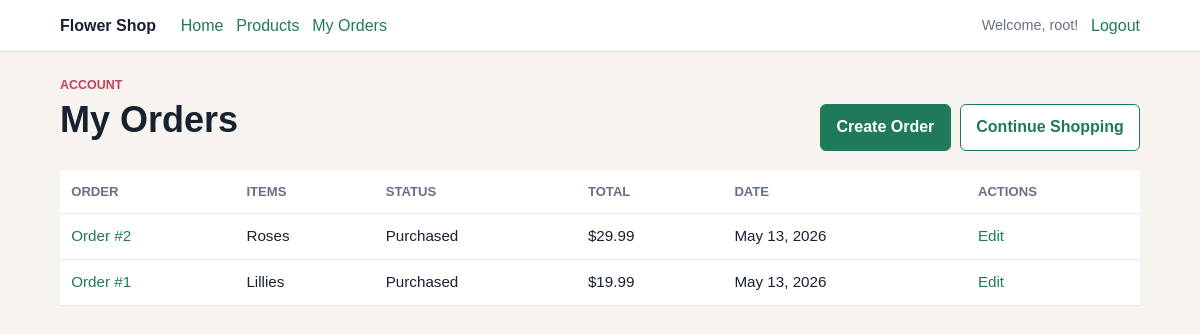
/account/orders/ (signed in), run on the app's committed database.
### shop/models.py (models this page shows, shortened)
class Order(models.Model):
	STATUS_PURCHASED = "purchased"
	STATUS_CHOICES = [
		(STATUS_PURCHASED, "Purchased"),
	]
	customer = models.ForeignKey(User, on_delete=models.CASCADE, related_name="orders", null=True, blank=True)
	customer_name = models.CharField(max_length=120)
	products = models.ManyToManyField(Product, related_name="orders", blank=False)
	billing_name = models.CharField(max_length=120, blank=True, default="")
	billing_email = models.EmailField(blank=True, default="")
	billing_address = models.CharField(max_length=255, blank=True, default="")
	billing_city = models.CharField(max_length=100, blank=True, default="")
	billing_state = models.CharField(max_length=2, blank=True, default="")
	billing_zip = models.CharField(max_length=12, blank=True, default="")
	status = models.CharField(max_length=20, choices=STATUS_CHOICES, default=STATUS_PURCHASED)
	created_at = models.DateTimeField(auto_now_add=True)
	@property
	def total(self):
		return sum((product.price for product in self.products.all()), Decimal("0.00"))

class Product(models.Model):
	name = models.CharField(max_length=120)
	description = models.TextField(blank=True)
	price = models.DecimalField(max_digits=10, decimal_places=2)
	in_stock = models.BooleanField(default=True)
	created_at = models.DateTimeField(auto_now_add=True)

### shop/views.py (the view)
# urls.py: path("account/orders/", CustomerOrderHistoryView.as_view(), name="customer_order_history"),
class CustomerOrderHistoryView(LoginRequiredMixin, ListView):
	model = Order
	template_name = "shop/customer_order_history.html"
	context_object_name = "orders"
	login_url = "login"
	def get_queryset(self):
		return (
			Order.objects.filter(customer=self.request.user)
			.prefetch_related("products")
			.order_by("-created_at")
		)

### shop/templates/shop/customer_order_history.html
{% extends 'shop/base.html' %}
{% block content %}
<section class="page-heading">
    <div>
        <p class="eyebrow">Account</p>
        <h1>My Orders</h1>
    </div>
    <div class="actions">
        <a class="button" href="{% url 'order_create' %}">Create Order</a>
        <a class="button secondary" href="{% url 'product_list' %}">Continue Shopping</a>
    </div>
</section>
{% if orders %}
    <table>
        <thead>
            <tr>
                <th>Order</th>
                <th>Items</th>
                <th>Status</th>
                <th>Total</th>
                <th>Date</th>
                <th>Actions</th>
            </tr>
        </thead>
        <tbody>
            {% for order in orders %}
                <tr>
                    <td><a href="{% url 'customer_order_detail' order.pk %}">Order #{{ order.pk }}</a></td>
                    <td>
                        {% for product in order.products.all %}
                            {{ product.name }}{% if not forloop.last %}, {% endif %}
                        {% endfor %}
                    </td>
                    <td>{{ order.get_status_display }}</td>
                    <td>${{ order.total }}</td>
                    <td>{{ order.created_at|date:"M j, Y" }}</td>
                    <td><a href="{% url 'order_update' order.pk %}">Edit</a></td>
                </tr>
            {% endfor %}
        </tbody>
    </table>
{% else %}
    <section class="empty-state">
        <p>You do not have any orders yet.</p>
        <a class="button" href="{% url 'product_list' %}">Shop Products</a>
    </section>
{% endif %}
{% endblock %}

### shop/templates/shop/base.html (shortened to what this page needs)
<!DOCTYPE html>
<html lang="en">
<head>
</head>
<body>
    <header>
        <nav aria-label="Primary navigation">
            <div class="nav-left">
                <a class="brand" href="{% url 'home' %}">Flower Shop</a>
                <a href="{% url 'home' %}">Home</a>
                <a href="{% url 'product_list' %}">Products</a>
                {% if user.is_authenticated %}
                    <a href="{% url 'customer_order_history' %}">My Orders</a>
                {% endif %}
            </div>
            <div class="nav-right">
                {% if user.is_authenticated %}
                    <span class="user-info">Welcome, {{ user.first_name|default:user.username }}!</span>
                    <a href="{% url 'logout' %}">Logout</a>
                {% else %}
                    <a href="{% url 'login' %}">Login</a>
                    <a href="{% url 'register' %}">Register</a>
                {% endif %}
            </div>
        </nav>
    </header>
    <main class="shell">
        {% block content %}{% endblock %}
    </main>
</body>
</html>

### shop/templates/shop/base.html (style rules this page uses)
:root { --ink: #17212f; --muted: #667085; --line: #d8e0ea; --surface: #ffffff; --page: #f7f4ef; --leaf: #1f7a5c; --leaf-dark: #14513f; --rose: #c2415d; --sky: #2f80ed; --amber: #b7791f; }
* { box-sizing: border-box; }
body { margin: 0; font-family: Arial, Helvetica, sans-serif; background: var(--page); color: var(--ink); line-height: 1.5; }
a { color: var(--leaf); text-decoration: none; }
header { background: var(--surface); border-bottom: 1px solid var(--line); }
nav { max-width: 1120px; margin: 0 auto; padding: 0.85rem 1.25rem; display: flex; justify-content: space-between; align-items: center; gap: 1rem; }
.brand { font-weight: 700; color: var(--ink); margin-right: 0.75rem; }
.nav-left, .nav-right { display: flex; align-items: center; gap: 0.8rem; flex-wrap: wrap; }
.nav-right { justify-content: flex-end; }
.user-info { font-size: 0.9rem; color: var(--muted); }
.shell { max-width: 1120px; margin: 0 auto; padding: 1.5rem 1.25rem 3rem; }
.page-heading { display: flex; align-items: flex-end; justify-content: space-between; gap: 1rem; margin-bottom: 1.25rem; }
.eyebrow { margin: 0 0 0.25rem; color: var(--rose); font-weight: 700; text-transform: uppercase; font-size: 0.78rem; }
h1, h2, h3 { line-height: 1.15; margin: 0 0 0.65rem; }
h1 { font-size: clamp(2rem, 3vw, 3rem); }
p { margin-top: 0; }
.actions { display: flex; gap: 0.6rem; flex-wrap: wrap; align-items: center; }
.button, button { display: inline-flex; align-items: center; justify-content: center; min-height: 2.55rem; padding: 0.65rem 0.95rem; border: 1px solid var(--leaf); border-radius: 6px; background: var(--leaf); color: #fff; font: inherit; font-weight: 700; cursor: pointer; }
.button.secondary { background: var(--surface); color: var(--leaf); }
table { width: 100%; border-collapse: collapse; background: var(--surface); }
th, td { border-bottom: 1px solid #e5ebf5; text-align: left; padding: 0.7rem; font-size: 0.95rem; vertical-align: top; }
th { color: var(--muted); font-size: 0.82rem; text-transform: uppercase; }

### data on the page
Order: pk "2", status "Purchased", total "29.99", created_at "May 13, 2026"
Product: name "Roses"
Order: pk "1", status "Purchased", total "19.99", created_at "May 13, 2026"
Product: name "Lillies"

### other printed values
{{ user.first_name|default:user.username }} "root"
